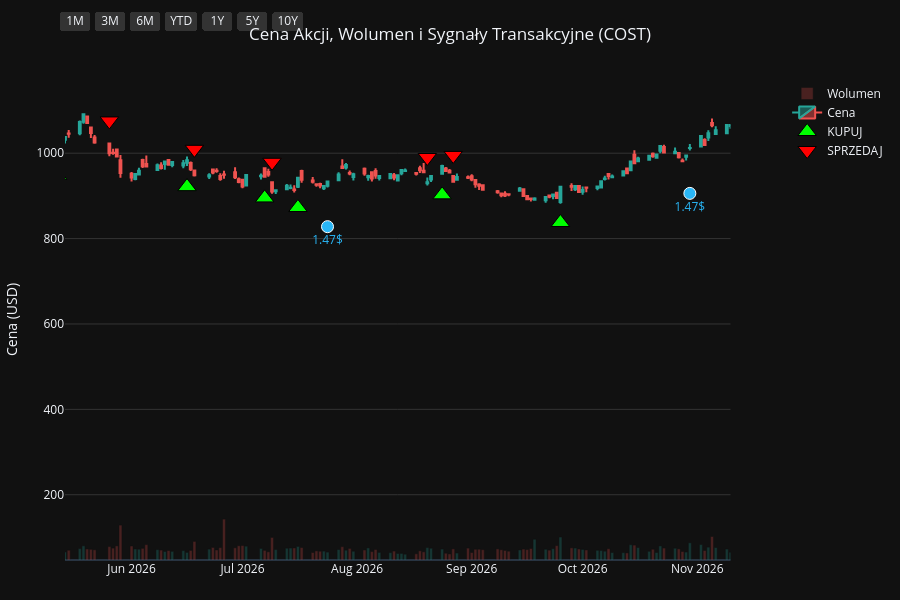
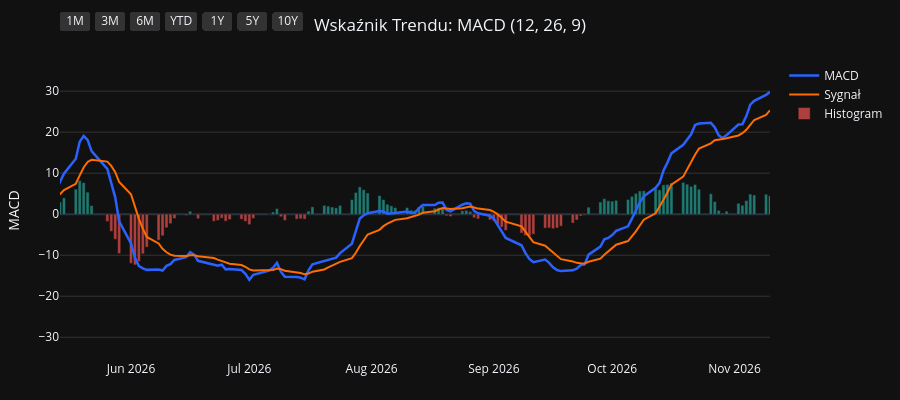
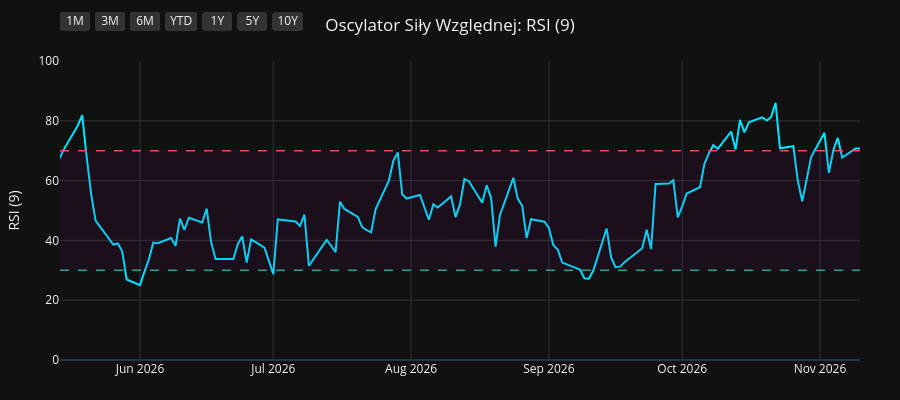
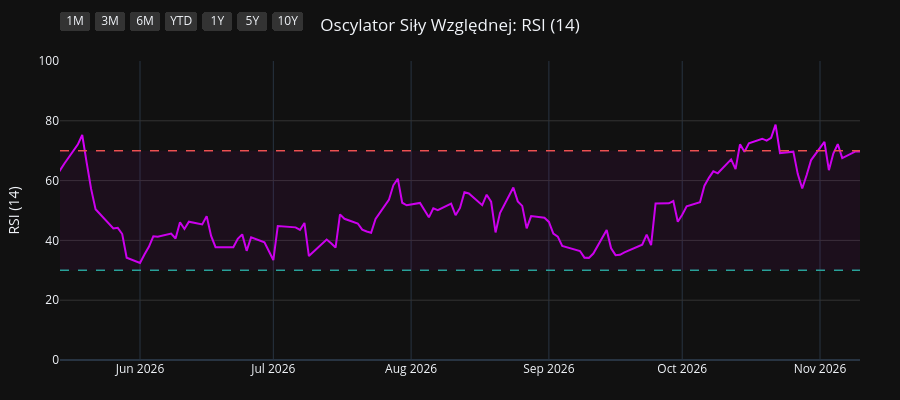

Source (notebook cell) for these figures, in order:
### Code cell
import os
import yfinance as yf
import pandas as pd
import pandas_ta as ta
import plotly.graph_objects as go
from plotly.subplots import make_subplots

# 1. Pobranie i przygotowanie danych
symbol = os.environ.get("STOCK_TICKER", "").strip().upper()
if not symbol:
    raise RuntimeError("Set STOCK_TICKER before running price_extractor.ipynb")
df = yf.Ticker(symbol).history(period="10y")
df.index = df.index.tz_localize(None)

# Wskaźniki i sygnały
df.ta.macd(fast=12, slow=26, signal=9, append=True)
df.ta.rsi(length=9, append=True)
df.ta.rsi(length=14, append=True)
df.ta.rsi(length=21, append=True)
df.dropna(inplace=True)

macd = df['MACD_12_26_9']
signal = df['MACDs_12_26_9']
wczorajszy_macd = macd.shift(1)
wczorajszy_signal = signal.shift(1)

df['Decyzja'] = 'BRAK'
df.loc[(macd > signal) & (wczorajszy_macd <= wczorajszy_signal), 'Decyzja'] = 'KUPUJ'
df.loc[(macd < signal) & (wczorajszy_macd >= wczorajszy_signal), 'Decyzja'] = 'SPRZEDAJ'

df_kupuj = df[df['Decyzja'] == 'KUPUJ']
df_sprzedaj = df[df['Decyzja'] == 'SPRZEDAJ']
df_dywidendy = df[df['Dividends'] > 0]
df_splity = df[df['Stock Splits'] > 0]

# Wspólna konfiguracja osi X
konfiguracja_osi_x = dict(
    type="date",
    showspikes=True, spikemode="across", spikesnap="cursor", spikedash="dot", spikecolor="#ffffff", spikethickness=1, hoverformat="%Y-%m-%d",
    rangeselector=dict(
        buttons=list([
            dict(count=1, label="1M", step="month", stepmode="backward"),
            dict(count=3, label="3M", step="month", stepmode="backward"),
            dict(count=6, label="6M", step="month", stepmode="backward"),
            dict(count=1, label="YTD", step="year", stepmode="todate"),
            dict(count=1, label="1Y", step="year", stepmode="backward"),
            dict(count=5, label="5Y", step="year", stepmode="backward"),
            dict(step="all", label="10Y")
        ]),
        bgcolor="#333333", activecolor="#2962ff", x=0, y=1.1
    )
)

# ==========================================
# WYKRES 1: CENA + WOLUMEN + SYGNAŁY
# ==========================================
fig1 = make_subplots(specs=[[{"secondary_y": True}]])

kolory_wolumenu = ['#26a69a' if row['Close'] >= row['Open'] else '#ef5350' for index, row in df.iterrows()]
fig1.add_trace(go.Bar(x=df.index, y=df['Volume'], marker_color=kolory_wolumenu, opacity=0.25, name='Wolumen'), secondary_y=True)
fig1.add_trace(go.Candlestick(x=df.index, open=df['Open'], high=df['High'], low=df['Low'], close=df['Close'], name='Cena', increasing_line_color='#26a69a', decreasing_line_color='#ef5350'), secondary_y=False)
fig1.add_trace(go.Scatter(x=df_kupuj.index, y=df_kupuj['Low'] * 0.95, customdata=df_kupuj[['Low', 'High']], mode='markers', marker=dict(symbol='triangle-up', size=16, color='#00ff00', line=dict(width=1, color='black')), name='KUPUJ', hovertemplate='KUPUJ<br>Najniższa: %{customdata[0]:.2f}<br>Najwyższa: %{customdata[1]:.2f}<extra></extra>'), secondary_y=False)
fig1.add_trace(go.Scatter(x=df_sprzedaj.index, y=df_sprzedaj['High'] * 1.05, customdata=df_sprzedaj[['Low', 'High']], mode='markers', marker=dict(symbol='triangle-down', size=16, color='#ff0000', line=dict(width=1, color='black')), name='SPRZEDAJ', hovertemplate='SPRZEDAJ<br>Najniższa: %{customdata[0]:.2f}<br>Najwyższa: %{customdata[1]:.2f}<extra></extra>'), secondary_y=False)

if not df_dywidendy.empty:
    fig1.add_trace(go.Scatter(x=df_dywidendy.index, y=df_dywidendy['Low'] * 0.90, mode='markers+text', marker=dict(symbol='circle', size=12, color='#29b6f6', line=dict(width=1, color='white')), text=df_dywidendy['Dividends'].apply(lambda x: f"{x}$"), textposition="bottom center", name='Dywidenda', showlegend=False, hovertemplate='Dywidenda: %{text}<extra></extra>', textfont=dict(color="#29b6f6")), secondary_y=False)
if not df_splity.empty:
                    fig1.add_trace(go.Scatter(x=df_splity.index, y=df_splity['High'], mode='markers+text', marker=dict(symbol='star', size=16, color='#ffee58', line=dict(width=1, color='black')), text=df_splity['Stock Splits'].apply(lambda x: f"{x:g}:1" if x >= 1 else f"1:{1 / x:g}"), textposition="top center", name='Split', hovertemplate='%{text}<extra></extra>', textfont=dict(color="#ffee58")), secondary_y=False)

fig1.update_layout(title=dict(text=f"Cena Akcji, Wolumen i Sygnały Transakcyjne ({symbol})", x=0.5, xanchor='center'), dragmode='pan', xaxis_rangeslider_visible=False, template='plotly_dark', height=600, hovermode='x unified', margin=dict(l=60, r=40, t=60, b=40))
fig1.update_xaxes(**konfiguracja_osi_x)
fig1.update_xaxes(range=[df.index.max() - pd.Timedelta(days=180), df.index.max()])
fig1.update_yaxes(title_text="Cena (USD)", secondary_y=False, gridcolor='#333333')
fig1.update_yaxes(range=[0, df['Volume'].max() * 4], showgrid=False, showticklabels=False, secondary_y=True)
fig1.show(config={'scrollZoom': True})

# ==========================================
# WYKRES 2: WSKAŹNIK MACD
# ==========================================
fig2 = go.Figure()
fig2.add_trace(go.Scatter(x=df.index, y=df['MACD_12_26_9'], line=dict(color='#2962ff', width=2.5), name='MACD'))
fig2.add_trace(go.Scatter(x=df.index, y=df['MACDs_12_26_9'], line=dict(color='#ff6d00', width=2), name='Sygnał'))
kolory_macd = ['#26a69a' if val >= 0 else '#ef5350' for val in df['MACDh_12_26_9']]
fig2.add_trace(go.Bar(x=df.index, y=df['MACDh_12_26_9'], marker_color=kolory_macd, name='Histogram', opacity=0.7))
fig2.update_layout(title=dict(text="Wskaźnik Trendu: MACD (12, 26, 9)", x=0.5, xanchor='center'), dragmode='pan', xaxis_rangeslider_visible=False, template='plotly_dark', height=400, hovermode='x unified', margin=dict(l=60, r=40, t=60, b=40))
fig2.update_xaxes(**konfiguracja_osi_x)
fig2.update_xaxes(range=[df.index.max() - pd.Timedelta(days=180), df.index.max()])
fig2.update_yaxes(title_text="MACD", gridcolor='#333333')
fig2.show(config={'scrollZoom': True})

# ==========================================
# WYKRES 3: OSCYLATOR RSI (9)
# ==========================================
fig3 = go.Figure()
fig3.add_trace(go.Scatter(x=df.index, y=df['RSI_9'], line=dict(color='#00e5ff', width=2), name='RSI (9)'))
fig3.add_hline(y=70, line_dash="dash", line_color="#ef5350", line_width=1.5)
fig3.add_hline(y=30, line_dash="dash", line_color="#26a69a", line_width=1.5)
fig3.add_hrect(y0=30, y1=70, line_width=0, fillcolor="purple", opacity=0.1)
fig3.update_layout(title=dict(text="Oscylator Siły Względnej: RSI (9)", x=0.5, xanchor='center'), dragmode='pan', xaxis_rangeslider_visible=False, template='plotly_dark', height=400, hovermode='x unified', margin=dict(l=60, r=40, t=60, b=40))
fig3.update_xaxes(**konfiguracja_osi_x)
fig3.update_xaxes(range=[df.index.max() - pd.Timedelta(days=180), df.index.max()])
fig3.update_yaxes(title_text="RSI (9)", range=[0, 100], gridcolor='#333333')
fig3.show(config={'scrollZoom': True})

# ==========================================
# WYKRES 4: OSCYLATOR RSI (14)
# ==========================================
fig4 = go.Figure()
fig4.add_trace(go.Scatter(x=df.index, y=df['RSI_14'], line=dict(color='#d500f9', width=2), name='RSI (14)'))
fig4.add_hline(y=70, line_dash="dash", line_color="#ef5350", line_width=1.5)
fig4.add_hline(y=30, line_dash="dash", line_color="#26a69a", line_width=1.5)
fig4.add_hrect(y0=30, y1=70, line_width=0, fillcolor="purple", opacity=0.1)
fig4.update_layout(title=dict(text="Oscylator Siły Względnej: RSI (14)", x=0.5, xanchor='center'), dragmode='pan', xaxis_rangeslider_visible=False, template='plotly_dark', height=400, hovermode='x unified', margin=dict(l=60, r=40, t=60, b=40))
fig4.update_xaxes(**konfiguracja_osi_x)
fig4.update_xaxes(range=[df.index.max() - pd.Timedelta(days=180), df.index.max()])
fig4.update_yaxes(title_text="RSI (14)", range=[0, 100], gridcolor='#333333')
fig4.show(config={'scrollZoom': True})

# ==========================================
# WYKRES 5: OSCYLATOR RSI (21)
# ==========================================
fig5 = go.Figure()
fig5.add_trace(go.Scatter(x=df.index, y=df['RSI_21'], line=dict(color='#64dd17', width=2), name='RSI (21)'))
fig5.add_hline(y=70, line_dash="dash", line_color="#ef5350", line_width=1.5)
fig5.add_hline(y=30, line_dash="dash", line_color="#26a69a", line_width=1.5)
fig5.add_hrect(y0=30, y1=70, line_width=0, fillcolor="purple", opacity=0.1)
fig5.update_layout(title=dict(text="Oscylator Siły Względnej: RSI (21)", x=0.5, xanchor='center'), dragmode='pan', xaxis_rangeslider_visible=False, template='plotly_dark', height=400, hovermode='x unified', margin=dict(l=60, r=40, t=60, b=40))
fig5.update_xaxes(**konfiguracja_osi_x)
fig5.update_xaxes(range=[df.index.max() - pd.Timedelta(days=180), df.index.max()])
fig5.update_yaxes(title_text="RSI (21)", range=[0, 100], gridcolor='#333333')
fig5.show(config={'scrollZoom': True})

### Figure 1 — Plotly figure (JSON) as saved in the notebook; plotly's stock layout.template omitted (floating-point values rounded to 4 significant figures; data arrays with more than 128 entries replaced by an {"elided": "..."} marker saying what was removed)
{"data": [{"marker": {"color": {"elided": "2479 str values"}}, "name": "Wolumen", "opacity": 0.25, "type": "bar", "x": {"elided": "2479 str values"}, "xaxis": "x", "y": {"elided": "2479 int values"}, "yaxis": "y2"}, {"close": {"elided": "2479 float values"}, "decreasing": {"line": {"color": "#ef5350"}}, "high": {"elided": "2479 float values"}, "increasing": {"line": {"color": "#26a69a"}}, "low": {"elided": "2479 float values"}, "name": "Cena", "open": {"elided": "2479 float values"}, "type": "candlestick", "x": {"elided": "2479 str values"}, "xaxis": "x", "yaxis": "y"}, {"customdata": {"elided": "94x2 float values"}, "hovertemplate": "KUPUJ<br>Najniższa: %{customdata[0]:.2f}<br>Najwyższa: %{customdata[1]:.2f}<extra></extra>", "marker": {"color": "#00ff00", "line": {"color": "black", "width": 1}, "size": 16, "symbol": "triangle-up"}, "mode": "markers", "name": "KUPUJ", "type": "scatter", "x": ["2017-02-03T00:00:00", "2017-03-30T00:00:00", "2017-05-26T00:00:00", "2017-07-19T00:00:00", "2017-09-01T00:00:00", "2017-10-24T00:00:00", "2018-01-22T00:00:00", "2018-02-16T00:00:00", "2018-03-29T00:00:00", "2018-04-05T00:00:00", "2018-05-16T00:00:00", "2018-06-08T00:00:00", "2018-07-13T00:00:00", "2018-08-07T00:00:00", "2018-08-20T00:00:00", "2018-10-19T00:00:00", "2018-10-31T00:00:00", "2018-11-30T00:00:00", "2019-01-02T00:00:00", "2019-02-12T00:00:00", "2019-05-17T00:00:00", "2019-06-06T00:00:00", "2019-07-11T00:00:00", "2019-08-22T00:00:00", "2019-10-08T00:00:00", "2019-11-07T00:00:00", "2019-12-26T00:00:00", "2020-01-08T00:00:00", "2020-02-07T00:00:00", "2020-03-19T00:00:00", "2020-04-03T00:00:00", "2020-05-28T00:00:00", "2020-06-30T00:00:00", "2020-08-04T00:00:00", "2020-08-28T00:00:00", "2020-09-28T00:00:00", "2020-11-06T00:00:00", "2020-11-17T00:00:00", "2020-12-31T00:00:00", "2021-02-08T00:00:00", "2021-03-12T00:00:00", "2021-05-07T00:00:00", "2021-06-22T00:00:00", "2021-10-18T00:00:00", "2021-12-15T00:00:00", "2021-12-29T00:00:00", "2022-02-01T00:00:00", "2022-02-25T00:00:00", "2022-05-27T00:00:00", "2022-08-18T00:00:00", "2022-10-06T00:00:00", "2022-10-13T00:00:00", "2022-10-18T00:00:00", "2023-01-06T00:00:00", "2023-03-16T00:00:00", "2023-05-11T00:00:00", "2023-05-30T00:00:00", "2023-06-27T00:00:00", "2023-07-14T00:00:00", "2023-09-06T00:00:00", "2023-09-27T00:00:00", "2023-10-17T00:00:00", "2023-11-06T00:00:00", "2024-01-18T00:00:00", "2024-02-05T00:00:00", "2024-02-26T00:00:00", "2024-04-12T00:00:00", "2024-04-23T00:00:00", "2024-07-09T00:00:00", "2024-08-09T00:00:00", "2024-09-12T00:00:00", "2024-10-23T00:00:00", "2024-11-06T00:00:00", "2025-01-17T00:00:00", "2025-03-27T00:00:00", "2025-05-16T00:00:00", "2025-06-02T00:00:00", "2025-08-01T00:00:00", "2025-09-08T00:00:00", "2025-10-09T00:00:00", "2025-11-04T00:00:00", "2025-11-28T00:00:00", "2025-12-26T00:00:00", "2026-02-05T00:00:00", "2026-02-13T00:00:00", "2026-04-01T00:00:00", "2026-04-23T00:00:00", "2026-04-30T00:00:00", "2026-05-12T00:00:00", "2026-06-16T00:00:00", "2026-07-07T00:00:00", "2026-07-16T00:00:00", "2026-08-24T00:00:00", "2026-09-25T00:00:00"], "xaxis": "x", "y": [134.4, 134.4, 149.3, 126.9, 132.6, 135.8, 162.5, 162.1, 156.5, 156.9, 165.9, 171.0, 181.8, 189.7, 192.3, 195.1, 192.4, 196.4, 170.9, 179.4, 211.1, 213.0, 233.7, 238.0, 250.2, 261.2, 253.8, 250.8, 267.5, 261.9, 247.3, 266.2, 260.3, 285.9, 300.3, 298.2, 331.7, 332.5, 332.8, 318.4, 291.5, 342.9, 346.9, 403.2, 491.2, 507.4, 447.5, 455.6, 411.1, 503.5, 436.0, 406.3, 424.2, 419.0, 438.4, 452.7, 456.4, 475.1, 489.6, 492.4, 496.6, 520.3, 511.6, 635.4, 660.1, 691.3, 679.6, 670.1, 827.3, 785.9, 841.2, 839.8, 832.7, 868.7, 872.8, 950.3, 974.1, 886.0, 904.0, 874.5, 877.3, 852.8, 820.7, 933.7, 939.8, 936.8, 952.4, 942.2, 948.2, 921.7, 895.3, 872.7, 902.5, 837.7], "yaxis": "y"}, {"customdata": {"elided": "93x2 float values"}, "hovertemplate": "SPRZEDAJ<br>Najniższa: %{customdata[0]:.2f}<br>Najwyższa: %{customdata[1]:.2f}<extra></extra>", "marker": {"color": "#ff0000", "line": {"color": "black", "width": 1}, "size": 16, "symbol": "triangle-down"}, "mode": "markers", "name": "SPRZEDAJ", "type": "scatter", "x": ["2017-03-03T00:00:00", "2017-05-12T00:00:00", "2017-06-12T00:00:00", "2017-08-24T00:00:00", "2017-10-06T00:00:00", "2017-12-19T00:00:00", "2018-02-01T00:00:00", "2018-03-08T00:00:00", "2018-04-02T00:00:00", "2018-05-03T00:00:00", "2018-05-25T00:00:00", "2018-06-29T00:00:00", "2018-07-31T00:00:00", "2018-08-09T00:00:00", "2018-09-17T00:00:00", "2018-10-26T00:00:00", "2018-11-16T00:00:00", "2018-12-10T00:00:00", "2019-02-08T00:00:00", "2019-04-02T00:00:00", "2019-05-28T00:00:00", "2019-07-01T00:00:00", "2019-07-24T00:00:00", "2019-09-12T00:00:00", "2019-10-24T00:00:00", "2019-11-20T00:00:00", "2020-01-02T00:00:00", "2020-02-03T00:00:00", "2020-02-25T00:00:00", "2020-03-20T00:00:00", "2020-04-28T00:00:00", "2020-06-11T00:00:00", "2020-07-28T00:00:00", "2020-08-12T00:00:00", "2020-09-04T00:00:00", "2020-10-23T00:00:00", "2020-11-09T00:00:00", "2020-12-04T00:00:00", "2021-01-07T00:00:00", "2021-02-23T00:00:00", "2021-04-27T00:00:00", "2021-05-11T00:00:00", "2021-08-24T00:00:00", "2021-12-01T00:00:00", "2021-12-17T00:00:00", "2022-01-04T00:00:00", "2022-02-23T00:00:00", "2022-04-14T00:00:00", "2022-08-09T00:00:00", "2022-08-22T00:00:00", "2022-10-07T00:00:00", "2022-10-14T00:00:00", "2022-12-01T00:00:00", "2023-02-10T00:00:00", "2023-05-01T00:00:00", "2023-05-16T00:00:00", "2023-06-26T00:00:00", "2023-07-07T00:00:00", "2023-08-01T00:00:00", "2023-09-26T00:00:00", "2023-10-06T00:00:00", "2023-10-20T00:00:00", "2024-01-02T00:00:00", "2024-01-23T00:00:00", "2024-02-13T00:00:00", "2024-03-08T00:00:00", "2024-04-16T00:00:00", "2024-06-21T00:00:00", "2024-07-11T00:00:00", "2024-09-05T00:00:00", "2024-09-18T00:00:00", "2024-10-29T00:00:00", "2024-12-13T00:00:00", "2025-02-21T00:00:00", "2025-05-14T00:00:00", "2025-05-23T00:00:00", "2025-06-05T00:00:00", "2025-08-25T00:00:00", "2025-09-18T00:00:00", "2025-10-29T00:00:00", "2025-11-10T00:00:00", "2025-12-08T00:00:00", "2026-01-30T00:00:00", "2026-02-10T00:00:00", "2026-02-19T00:00:00", "2026-04-13T00:00:00", "2026-04-28T00:00:00", "2026-05-11T00:00:00", "2026-05-26T00:00:00", "2026-06-18T00:00:00", "2026-07-09T00:00:00", "2026-08-20T00:00:00", "2026-08-27T00:00:00"], "xaxis": "x", "y": [153.1, 159.7, 168.1, 149.8, 148.7, 180.5, 182.7, 174.7, 175.3, 181.9, 188.3, 198.0, 207.0, 209.1, 221.2, 212.1, 218.4, 212.8, 197.6, 231.4, 237.7, 253.7, 267.2, 278.8, 284.0, 289.3, 281.1, 294.5, 302.8, 294.6, 297.7, 296.4, 316.3, 325.5, 340.0, 361.7, 374.9, 370.7, 367.1, 347.4, 367.1, 377.8, 452.5, 545.6, 553.8, 566.0, 506.3, 594.3, 545.0, 553.0, 479.1, 473.4, 520.1, 502.4, 501.8, 503.1, 527.9, 539.5, 566.1, 565.6, 571.3, 571.0, 679.1, 714.0, 746.3, 781.9, 747.0, 897.8, 922.4, 921.6, 938.5, 924.2, 1045.0, 1077.0, 1041.0, 1057.0, 1094.0, 998.9, 1003.0, 958.9, 962.4, 933.2, 994.2, 1043.0, 1053.0, 1045.0, 1058.0, 1054.0, 1076.0, 1009.0, 978.7, 990.0, 994.8], "yaxis": "y"}, {"hovertemplate": "Dywidenda: %{text}<extra></extra>", "marker": {"color": "#29b6f6", "line": {"color": "white", "width": 1}, "size": 12, "symbol": "circle"}, "mode": "markers+text", "name": "Dywidenda", "showlegend": false, "text": ["0.45$", "7.0$", "0.5$", "0.5$", "0.5$", "0.5$", "0.57$", "0.57$", "0.57$", "0.57$", "0.65$", "0.65$", "0.65$", "0.65$", "0.7$", "0.7$", "0.7$", "10.0$", "0.7$", "0.79$", "0.79$", "0.79$", "0.79$", "0.9$", "0.9$", "0.9$", "0.9$", "1.02$", "1.02$", "1.02$", "15.0$", "1.02$", "1.16$", "1.16$", "1.16$", "1.16$", "1.3$", "1.3$", "1.3$", "1.3$", "1.47$", "1.47$", "1.47$"], "textfont": {"color": "#29b6f6"}, "textposition": "bottom center", "type": "scatter", "x": ["2017-02-08T00:00:00", "2017-05-08T00:00:00", "2017-05-10T00:00:00", "2017-08-16T00:00:00", "2017-11-16T00:00:00", "2018-02-15T00:00:00", "2018-05-10T00:00:00", "2018-08-30T00:00:00", "2018-11-08T00:00:00", "2019-02-07T00:00:00", "2019-05-09T00:00:00", "2019-08-29T00:00:00", "2019-10-31T00:00:00", "2020-02-06T00:00:00", "2020-04-30T00:00:00", "2020-07-30T00:00:00", "2020-10-29T00:00:00", "2020-12-01T00:00:00", "2021-02-04T00:00:00", "2021-04-29T00:00:00", "2021-07-29T00:00:00", "2021-10-28T00:00:00", "2022-02-03T00:00:00", "2022-04-28T00:00:00", "2022-07-28T00:00:00", "2022-10-27T00:00:00", "2023-02-02T00:00:00", "2023-05-04T00:00:00", "2023-08-24T00:00:00", "2023-11-02T00:00:00", "2023-12-27T00:00:00", "2024-02-01T00:00:00", "2024-04-25T00:00:00", "2024-07-26T00:00:00", "2024-11-01T00:00:00", "2025-02-07T00:00:00", "2025-05-02T00:00:00", "2025-08-01T00:00:00", "2025-10-31T00:00:00", "2026-01-30T00:00:00", "2026-05-01T00:00:00", "2026-07-24T00:00:00", "2026-10-30T00:00:00"], "xaxis": "x", "y": [127.9, 136.3, 136.0, 125.6, 135.6, 150.0, 156.6, 185.4, 192.0, 167.5, 195.6, 239.0, 240.9, 252.4, 248.6, 265.1, 299.1, 322.7, 300.1, 313.3, 358.0, 415.0, 439.3, 467.0, 446.0, 424.3, 447.9, 418.9, 458.4, 477.6, 584.4, 612.8, 634.1, 719.1, 772.0, 922.7, 896.3, 839.4, 813.9, 833.5, 902.9, 827.9, 905.9], "yaxis": "y"}], "layout": {"dragmode": "pan", "height": 600, "hovermode": "x unified", "margin": {"b": 40, "l": 60, "r": 40, "t": 60}, "title": {"text": "Cena Akcji, Wolumen i Sygnały Transakcyjne (COST)", "x": 0.5, "xanchor": "center"}, "xaxis": {"anchor": "y", "domain": [0.0, 0.94], "hoverformat": "%Y-%m-%d", "range": ["2026-05-14T00:00:00", "2026-11-10T00:00:00"], "rangeselector": {"activecolor": "#2962ff", "bgcolor": "#333333", "buttons": [{"count": 1, "label": "1M", "step": "month", "stepmode": "backward"}, {"count": 3, "label": "3M", "step": "month", "stepmode": "backward"}, {"count": 6, "label": "6M", "step": "month", "stepmode": "backward"}, {"count": 1, "label": "YTD", "step": "year", "stepmode": "todate"}, {"count": 1, "label": "1Y", "step": "year", "stepmode": "backward"}, {"count": 5, "label": "5Y", "step": "year", "stepmode": "backward"}, {"label": "10Y", "step": "all"}], "x": 0, "y": 1.1}, "rangeslider": {"visible": false}, "showspikes": true, "spikecolor": "#ffffff", "spikedash": "dot", "spikemode": "across", "spikesnap": "cursor", "spikethickness": 1, "type": "date"}, "yaxis": {"anchor": "x", "domain": [0.0, 1.0], "gridcolor": "#333333", "title": {"text": "Cena (USD)"}}, "yaxis2": {"anchor": "x", "overlaying": "y", "range": [0, 96932000], "showgrid": false, "showticklabels": false, "side": "right"}}}

### Figure 2 — Plotly figure (JSON) as saved in the notebook; plotly's stock layout.template omitted (floating-point values rounded to 4 significant figures; data arrays with more than 128 entries replaced by an {"elided": "..."} marker saying what was removed)
{"data": [{"line": {"color": "#2962ff", "width": 2.5}, "name": "MACD", "type": "scatter", "x": {"elided": "2479 str values"}, "y": {"elided": "2479 float values"}}, {"line": {"color": "#ff6d00", "width": 2}, "name": "Sygnał", "type": "scatter", "x": {"elided": "2479 str values"}, "y": {"elided": "2479 float values"}}, {"marker": {"color": {"elided": "2479 str values"}}, "name": "Histogram", "opacity": 0.7, "type": "bar", "x": {"elided": "2479 str values"}, "y": {"elided": "2479 float values"}}], "layout": {"dragmode": "pan", "height": 400, "hovermode": "x unified", "margin": {"b": 40, "l": 60, "r": 40, "t": 60}, "title": {"text": "Wskaźnik Trendu: MACD (12, 26, 9)", "x": 0.5, "xanchor": "center"}, "xaxis": {"hoverformat": "%Y-%m-%d", "range": ["2026-05-14T00:00:00", "2026-11-10T00:00:00"], "rangeselector": {"activecolor": "#2962ff", "bgcolor": "#333333", "buttons": [{"count": 1, "label": "1M", "step": "month", "stepmode": "backward"}, {"count": 3, "label": "3M", "step": "month", "stepmode": "backward"}, {"count": 6, "label": "6M", "step": "month", "stepmode": "backward"}, {"count": 1, "label": "YTD", "step": "year", "stepmode": "todate"}, {"count": 1, "label": "1Y", "step": "year", "stepmode": "backward"}, {"count": 5, "label": "5Y", "step": "year", "stepmode": "backward"}, {"label": "10Y", "step": "all"}], "x": 0, "y": 1.1}, "rangeslider": {"visible": false}, "showspikes": true, "spikecolor": "#ffffff", "spikedash": "dot", "spikemode": "across", "spikesnap": "cursor", "spikethickness": 1, "type": "date"}, "yaxis": {"gridcolor": "#333333", "title": {"text": "MACD"}}}}

### Figure 3 — Plotly figure (JSON) as saved in the notebook; plotly's stock layout.template omitted (floating-point values rounded to 4 significant figures; data arrays with more than 128 entries replaced by an {"elided": "..."} marker saying what was removed)
{"data": [{"line": {"color": "#00e5ff", "width": 2}, "name": "RSI (9)", "type": "scatter", "x": {"elided": "2479 str values"}, "y": {"elided": "2479 float values"}}], "layout": {"dragmode": "pan", "height": 400, "hovermode": "x unified", "margin": {"b": 40, "l": 60, "r": 40, "t": 60}, "shapes": [{"line": {"color": "#ef5350", "dash": "dash", "width": 1.5}, "type": "line", "x0": 0, "x1": 1, "xref": "x domain", "y0": 70, "y1": 70, "yref": "y"}, {"line": {"color": "#26a69a", "dash": "dash", "width": 1.5}, "type": "line", "x0": 0, "x1": 1, "xref": "x domain", "y0": 30, "y1": 30, "yref": "y"}, {"fillcolor": "purple", "line": {"width": 0}, "opacity": 0.1, "type": "rect", "x0": 0, "x1": 1, "xref": "x domain", "y0": 30, "y1": 70, "yref": "y"}], "title": {"text": "Oscylator Siły Względnej: RSI (9)", "x": 0.5, "xanchor": "center"}, "xaxis": {"hoverformat": "%Y-%m-%d", "range": ["2026-05-14T00:00:00", "2026-11-10T00:00:00"], "rangeselector": {"activecolor": "#2962ff", "bgcolor": "#333333", "buttons": [{"count": 1, "label": "1M", "step": "month", "stepmode": "backward"}, {"count": 3, "label": "3M", "step": "month", "stepmode": "backward"}, {"count": 6, "label": "6M", "step": "month", "stepmode": "backward"}, {"count": 1, "label": "YTD", "step": "year", "stepmode": "todate"}, {"count": 1, "label": "1Y", "step": "year", "stepmode": "backward"}, {"count": 5, "label": "5Y", "step": "year", "stepmode": "backward"}, {"label": "10Y", "step": "all"}], "x": 0, "y": 1.1}, "rangeslider": {"visible": false}, "showspikes": true, "spikecolor": "#ffffff", "spikedash": "dot", "spikemode": "across", "spikesnap": "cursor", "spikethickness": 1, "type": "date"}, "yaxis": {"gridcolor": "#333333", "range": [0, 100], "title": {"text": "RSI (9)"}}}}

### Figure 4 — Plotly figure (JSON) as saved in the notebook; plotly's stock layout.template omitted (floating-point values rounded to 4 significant figures; data arrays with more than 128 entries replaced by an {"elided": "..."} marker saying what was removed)
{"data": [{"line": {"color": "#d500f9", "width": 2}, "name": "RSI (14)", "type": "scatter", "x": {"elided": "2479 str values"}, "y": {"elided": "2479 float values"}}], "layout": {"dragmode": "pan", "height": 400, "hovermode": "x unified", "margin": {"b": 40, "l": 60, "r": 40, "t": 60}, "shapes": [{"line": {"color": "#ef5350", "dash": "dash", "width": 1.5}, "type": "line", "x0": 0, "x1": 1, "xref": "x domain", "y0": 70, "y1": 70, "yref": "y"}, {"line": {"color": "#26a69a", "dash": "dash", "width": 1.5}, "type": "line", "x0": 0, "x1": 1, "xref": "x domain", "y0": 30, "y1": 30, "yref": "y"}, {"fillcolor": "purple", "line": {"width": 0}, "opacity": 0.1, "type": "rect", "x0": 0, "x1": 1, "xref": "x domain", "y0": 30, "y1": 70, "yref": "y"}], "title": {"text": "Oscylator Siły Względnej: RSI (14)", "x": 0.5, "xanchor": "center"}, "xaxis": {"hoverformat": "%Y-%m-%d", "range": ["2026-05-14T00:00:00", "2026-11-10T00:00:00"], "rangeselector": {"activecolor": "#2962ff", "bgcolor": "#333333", "buttons": [{"count": 1, "label": "1M", "step": "month", "stepmode": "backward"}, {"count": 3, "label": "3M", "step": "month", "stepmode": "backward"}, {"count": 6, "label": "6M", "step": "month", "stepmode": "backward"}, {"count": 1, "label": "YTD", "step": "year", "stepmode": "todate"}, {"count": 1, "label": "1Y", "step": "year", "stepmode": "backward"}, {"count": 5, "label": "5Y", "step": "year", "stepmode": "backward"}, {"label": "10Y", "step": "all"}], "x": 0, "y": 1.1}, "rangeslider": {"visible": false}, "showspikes": true, "spikecolor": "#ffffff", "spikedash": "dot", "spikemode": "across", "spikesnap": "cursor", "spikethickness": 1, "type": "date"}, "yaxis": {"gridcolor": "#333333", "range": [0, 100], "title": {"text": "RSI (14)"}}}}
